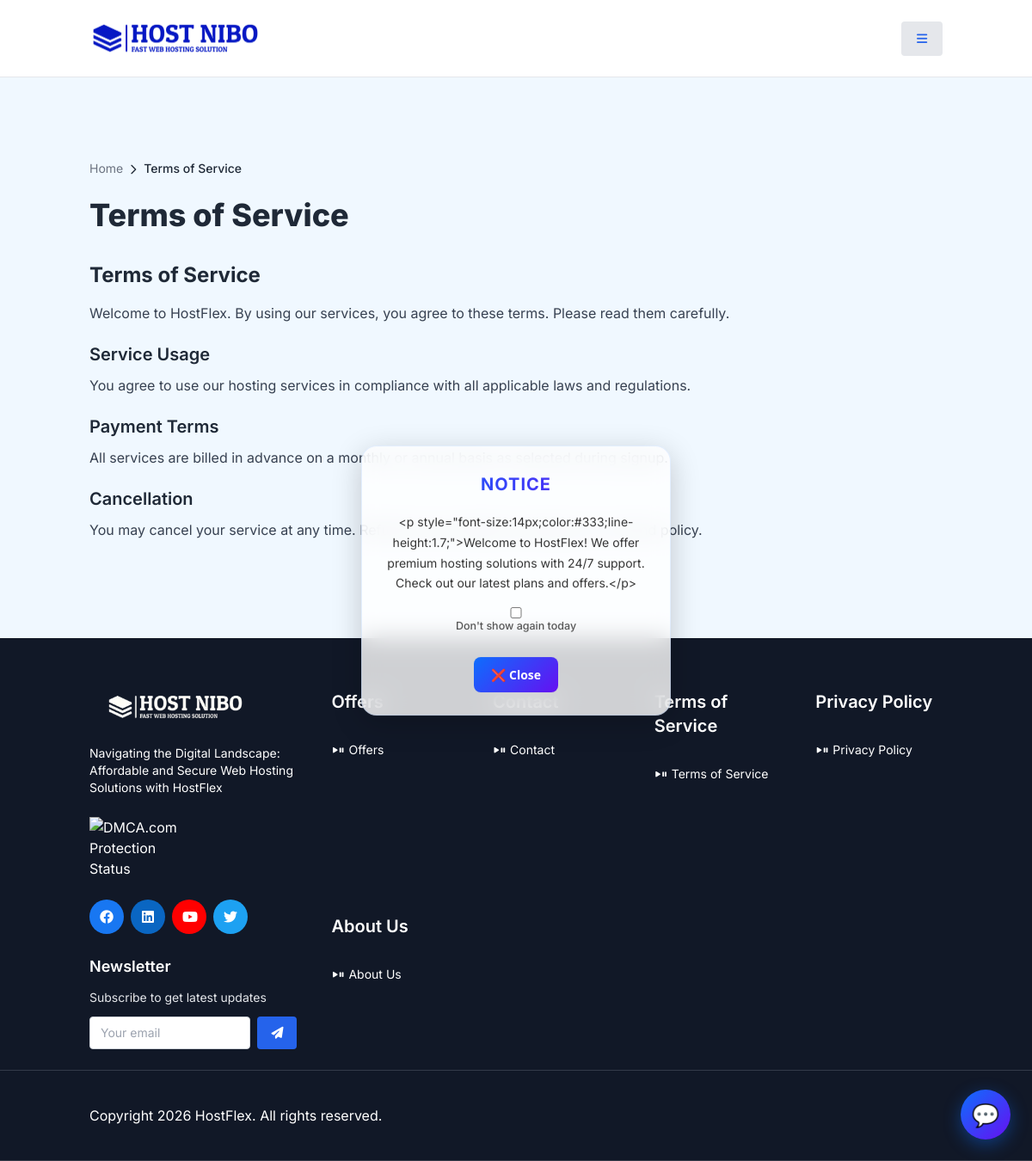
Screenshot of /page.php?slug=terms with the database file from the repository.
### tables this page shows
CREATE TABLE settings (
    id INT AUTO_INCREMENT PRIMARY KEY,
    setting_key VARCHAR(100) NOT NULL UNIQUE,
    setting_value TEXT NOT NULL
);

CREATE TABLE pages (
    id INT AUTO_INCREMENT PRIMARY KEY,
    title VARCHAR(200) NOT NULL,
    meta_title VARCHAR(255) DEFAULT '',
    slug VARCHAR(200) NOT NULL UNIQUE,
    content LONGTEXT,
    meta_description VARCHAR(500),
    meta_keywords VARCHAR(500),
    status BOOLEAN DEFAULT TRUE,
    created_at TIMESTAMP DEFAULT CURRENT_TIMESTAMP
);

CREATE TABLE menu_items (
    id INT AUTO_INCREMENT PRIMARY KEY,
    label VARCHAR(100) NOT NULL,
    url VARCHAR(500) NOT NULL,
    parent_id INT DEFAULT 0,
    location ENUM('header','footer','both') DEFAULT 'header',
    sort_order INT DEFAULT 0,
    status BOOLEAN DEFAULT TRUE,
    created_at TIMESTAMP DEFAULT CURRENT_TIMESTAMP
);

### includes/functions.php (called while the page is built, shortened)
<?php
function getSetting($key) {
    global $conn;
    $key = mysqli_real_escape_string($conn, $key);
    $query = "SELECT setting_value FROM settings WHERE setting_key = '$key'";
    $result = mysqli_query($conn, $query);
    if ($row = mysqli_fetch_assoc($result)) {
        return $row['setting_value'];
    }
    return '';
}
function sanitize($data) {
    global $conn;
    return mysqli_real_escape_string($conn, htmlspecialchars(strip_tags(trim($data))));
}
function getPageBySlug($slug) {
    global $conn;
    $slug = mysqli_real_escape_string($conn, $slug);
    $query = "SELECT * FROM pages WHERE slug = '$slug' AND status = 1 LIMIT 1";
    $result = mysqli_query($conn, $query);
    return mysqli_fetch_assoc($result);
}
function getMenuItems($location = 'header') {
    global $conn;
    $location = mysqli_real_escape_string($conn, $location);
    $query = "SELECT * FROM menu_items WHERE status = 1 AND (location = '$location' OR location = 'both') ORDER BY sort_order ASC";
    $result = mysqli_query($conn, $query);
    $items = [];
    while ($row = mysqli_fetch_assoc($result)) {
        $items[] = $row;
    }
    return $items;
}
function escSetting($key) {
    return htmlspecialchars(getSetting($key), ENT_QUOTES, 'UTF-8');
}
        ?>

### page.php (the view, shortened to what this page needs)
<?php require_once 'config/database.php'; require_once 'includes/functions.php'; checkMaintenance();
$slug = isset($_GET['slug']) ? sanitize($_GET['slug']) : '';
$page = getPageBySlug($slug);
?>
<!DOCTYPE html>
<html lang="en">
<head>
<?php include "cdnjs.php"; ?>
</head>
<body>
<?php include "header.php"; ?>
<?php include "contact-btn.php"; ?>
<section class="section_gap">
<div class="content">
<?php $breadcrumbs = [['label' => $page['title']]]; include __DIR__ . '/breadcrumb.php'; ?>
<div class="mb-8">
<h1 class="text-3xl md:text-4xl font-extrabold text-gray-800"><?php echo htmlspecialchars($page['title']); ?></h1>
</div>
<div class="page-content text-gray-800 leading-relaxed">
<?php echo $page['content']; ?>
</div>
</div>
</section>
<?php include "footer.php"; ?>
</body>
</html>

### contact-btn.php (shortened to what this page needs)
<?php require_once 'config/database.php'; require_once 'includes/functions.php';
$fab_enabled = getSetting('fab_enabled');
$fab_icon = getSetting('fab_icon') ?: '💬';
$popup_enabled = getSetting('popup_notice_enabled');
?>
<?php if ($fab_enabled === '' || $fab_enabled === '1'): ?>
<div class="fab-container">
<div class="fab-options" id="fabOptions">
</div>
<button class="fab-button" id="fabBtn" onclick="toggleFab()" aria-label="Contact options" aria-expanded="false" aria-controls="fabOptions"><?php echo $fab_icon; ?></button>
</div>
<?php endif; ?>
<?php if ($popup_enabled === '' || $popup_enabled === '1'):
    $popup_bg = escSetting('popup_notice_bg_color') ?: 'rgba(255,255,255,0.8)';
    $popup_text_color = escSetting('popup_notice_text_color') ?: '#333';
?>
<div id="popupNotice" style="display:none;position:fixed;top:50%;left:50%;transform:translate(-50%,-50%);background:<?php echo $popup_bg; ?>;backdrop-filter:blur(14px);border-radius:18px;box-shadow:0 8px 35px rgba(0,0,0,0.2);padding:26px 22px;z-index:9999;width:92%;max-width:360px;font-family:'Segoe UI','Helvetica Neue',sans-serif;text-align:center;animation:fadeIn 0.35s ease-in-out;border:1px solid rgba(13,110,253,0.1);">
<h2 style="font-size:20px;margin-bottom:14px;font-weight:700;text-transform:uppercase;background:linear-gradient(90deg,#0d6efd,#6610f2);-webkit-background-clip:text;-webkit-text-fill-color:transparent;letter-spacing:1px;"><?php echo escSetting('popup_notice_title') ?: '📢 Notice'; ?></h2>
<div style="font-size:14px;color:<?php echo $popup_text_color; ?>;line-height:1.7;margin-bottom:12px;"><?php echo nl2br(escSetting('popup_notice_message')); ?></div>
<div style="margin-top:16px;font-size:12.5px;color:#555;"><label style="cursor:pointer;"><input type="checkbox" id="dontShow" style="margin-right:6px;"> <?php echo escSetting('popup_hide_label') ?: "Don't show again today"; ?></label></div>
<button onclick="closePopup()" style="margin-top:18px;background:linear-gradient(135deg,#0d6efd,#6610f2);color:white;border:none;padding:10px 20px;border-radius:8px;cursor:pointer;font-size:14px;font-weight:600;transition:all 0.3s ease;"><?php echo escSetting('popup_close_text') ?: '❌ Close'; ?></button>
</div>
<?php endif; ?>

### footer.php (shortened to what this page needs)
<footer style="background: #111827; color: #ffffff" id="footer" role="contentinfo" class>
<div class="pt-12">
<div class="content grid grid-cols-1 lg:grid-cols-11 lg:gap-10">
<div class="col-span-3 space-y-6 py-3 row-span-2">
<h3><picture><source srcset="images/logo-white.webp" type="image/webp"><img class="max-h-[40px] max-w-[200px] sm:max-w-[400px] rounded" src="<?php echo escSetting('footer_logo') ?: 'images/logo-white.png'; ?>" alt="<?php echo escSetting('site_name'); ?>" width="200" height="50" loading="lazy" style="object-fit:contain"></picture></h3>
<p style="color: #ffffff" class="text-sm max-w-[350px]"><?php echo escSetting('footer_description'); ?></p>
<br>
<a href="//www.dmca.com/Protection/Status.aspx?ID=65bbde93-ced3-47fc-b61c-569d89434dd2" title="DMCA.com Protection Status" class="dmca-badge" aria-label="DMCA Protection Status"><img src="https://images.dmca.com/Badges/dmca_protected_sml_120m.png?ID=65bbde93-ced3-47fc-b61c-569d89434dd2" alt="DMCA.com Protection Status" width="120" height="30" style="aspect-ratio:4/1;width:120px;height:auto"></a>
<div class="flex flex-wrap gap-2">
                <?php
                $social_links = [];
                if (!empty($social_links)):
                    foreach ($social_links as $link):
                        $name = htmlspecialchars($link['name'] ?? '');
                        $icon_class = htmlspecialchars($link['icon'] ?? 'fab fa-globe');
                        $color = htmlspecialchars($link['color'] ?? '#1877f2');
                        $url = htmlspecialchars($link['url'] ?? '#');
                ?>
                <a class="circle-btn w-10 h-10 text-white" style="background:<?php echo $color; ?>" href="<?php echo $url; ?>" title="<?php echo $name; ?>" aria-label="Follow us on <?php echo $name; ?>"><i class="<?php echo $icon_class; ?>" aria-hidden="true"></i></a>
                <?php
                    endforeach;
                else:
                    $fb = getSetting('facebook_url'); if ($fb): ?><a class="circle-btn w-10 h-10 bg-[#1877f2] text-white" href="<?php echo htmlspecialchars($fb); ?>" aria-label="Follow us on Facebook"><i class="fab fa-facebook" aria-hidden="true"></i></a><?php endif; ?>
                    <?php $li = getSetting('linkedin_url'); if ($li): ?><a class="circle-btn w-10 h-10 bg-[#0a66c2] text-white" href="<?php echo htmlspecialchars($li); ?>" aria-label="Follow us on LinkedIn"><i class="fab fa-linkedin" aria-hidden="true"></i></a><?php endif; ?>
                    <?php $yt = getSetting('youtube_url'); if ($yt): ?><a class="circle-btn w-10 h-10 bg-[#ff0000] text-white" href="<?php echo htmlspecialchars($yt); ?>" aria-label="Subscribe on YouTube"><i class="fab fa-youtube" aria-hidden="true"></i></a><?php endif; ?>
                    <?php $tw = getSetting('twitter_url'); if ($tw): ?><a class="circle-btn w-10 h-10 bg-[#1da1f2] text-white" href="<?php echo htmlspecialchars($tw); ?>" aria-label="Follow us on Twitter"><i class="fab fa-twitter" aria-hidden="true"></i></a><?php endif; ?>
                <?php endif; ?>
</div>
<div class="mt-6">
    <h3 class="text-lg font-semibold mb-3">Newsletter</h3>
    <p class="text-sm text-gray-200 mb-3">Subscribe to get latest updates</p>
    <form id="newsletterForm" toolname="newsletter_subscribe" tooldescription="Subscribes the user to the HostNibo newsletter for latest updates and promotions" class="flex flex-col gap-2" onsubmit="return subscribeNewsletter(event)" aria-label="Newsletter subscription">
        <div class="flex gap-2">
            <input type="email" id="newsletterEmail" placeholder="Your email" required toolparamdescription="The email address to subscribe to the newsletter" aria-label="Email address for newsletter" class="flex-1 px-3 py-2 rounded text-sm text-gray-900">
            <button type="submit" class="bg-blue-600 text-white px-4 py-2 rounded text-sm hover:bg-blue-700 whitespace-nowrap" aria-label="Subscribe to newsletter"><i class="fa fa-paper-plane" aria-hidden="true"></i></button>
        </div>
    </form>
</div>
</div>
<?php
$footer_items = getMenuItems('footer');
$footer_parents = array_filter($footer_items, function($item) { return $item['parent_id'] == 0; });
usort($footer_parents, function($a, $b) { return $a['sort_order'] - $b['sort_order']; });
foreach ($footer_parents as $parent):
    $children = array_filter($footer_items, function($item) use ($parent) { return $item['parent_id'] == $parent['id']; });
    usort($children, function($a, $b) { return $a['sort_order'] - $b['sort_order']; });
    $has_children = !empty($children);
?>
<div class="col-span-2 space-y-6 py-3" role="navigation" aria-label="Footer navigation - <?php echo htmlspecialchars($parent['label']); ?>">
<div>
<h3 class="mb-8"><?php echo htmlspecialchars($parent['label']); ?></h3>
<div class="space-y-3">
<?php if ($has_children): foreach ($children as $child): ?>
<a style="color: #ffffff" class="flex items-center gap-1 text-sm group" href="<?php echo htmlspecialchars($child['url']); ?>"><span class="circle-btn bg-opacity-25 w-4 h-4 text-xs text-white"><i class="fa fa-play fa-2xs group-hover:hidden" aria-hidden="true"></i><i class="fa fa-pause fa-2xs hidden group-hover:block" aria-hidden="true"></i></span><span><?php echo htmlspecialchars($child['label']); ?></span></a>
<?php endforeach; else: ?>
<a style="color: #ffffff" class="flex items-center gap-1 text-sm group" href="<?php echo htmlspecialchars($parent['url']); ?>"><span class="circle-btn bg-opacity-25 w-4 h-4 text-xs text-white"></span><span><?php echo htmlspecialchars($parent['label']); ?></span></a>
<?php endif; ?>
</div>
</div>
</div>
<?php endforeach; ?>
</div>
<div class="border-t border-b border-gray-400 border-opacity-25">
<div class="content py-4 flex justify-between flex-col items-center lg:flex-row gap-4">
<p style="color: #ffffff" class="text-center py-6"><?php echo escSetting('footer_copyright'); ?></p>
</div>
</div>
</div>
</footer>

### styles/custom.css (style rules this page uses)
* { font-family:inter,sans-serif }
* { margin:0;padding:0 }
body { font-family:montserrat,sans-serif }
:root { --mon: "Montserrat", sans-serif;--blue: #8a6bff;--darkblue: #0a0a36 }
body { background:#f0f8ff }

### cdnjs.php (style rules this page uses)
*,::before,::after { box-sizing:border-box }
body { margin:0;font-family:Inter,sans-serif;line-height:1.5;-webkit-text-size-adjust:100% }
img { max-width:100%;height:auto }
a { color:inherit;text-decoration:inherit }
h1,h2,h3,h4,h5,h6,p,figure,pre,blockquote,dl,dd,hr,fieldset,legend,ol,ul,menu { margin:0 }
button,input,optgroup,select,textarea { font-family:inherit;font-size:100%;font-weight:inherit;line-height:inherit;color:inherit;margin:0;padding:0 }
button { cursor:pointer }
picture { display:block }
i[class*="fa-"] { display:inline-block;width:1em;text-align:center }
section { contain:layout style }
.content { width:100%;margin-left:auto;margin-right:auto;padding-left:1rem;padding-right:1rem }
.flex { display:flex }
.items-center { align-items:center }
.justify-between { justify-content:space-between }
.border-b { border-bottom:1px solid #e5e7eb }
.flex-col { flex-direction:column }
.gap-4 { gap:1rem }
.gap-2 { gap:.5rem }
.gap-1 { gap:.25rem }
.text-sm { font-size:.875rem }
.text-xs { font-size:.75rem;line-height:1rem }
.font-extrabold { font-weight:800 }
.whitespace-nowrap { white-space:nowrap }
.grid { display:grid }
.grid-cols-1 { grid-template-columns:repeat(1,minmax(0,1fr)) }
.py-3 { padding-top:.75rem;padding-bottom:.75rem }
.py-2 { padding-top:.5rem;padding-bottom:.5rem }
.px-4 { padding-left:1rem;padding-right:1rem }
input { display:block;width:100%;padding:.5rem .75rem;border:1px solid #d1d5db;border-radius:.5rem;font-size:.875rem }
@media (min-width:640px) { .content { max-width:640px } }
@media (min-width:768px) { .content { max-width:768px } }
@media (min-width:1024px) { .content { max-width:1024px } }

### contact-btn.php (style rules this page uses)
.fab-container { position: fixed; bottom: 25px; right: 25px; z-index: 9999; display: flex; flex-direction: column; align-items: flex-end; }
.fab-button { width: 58px; height: 58px; border-radius: 50%; background: linear-gradient(135deg, #0d6efd, #6610f2); box-shadow: 0 6px 20px rgba(13,110,253,0.4); display: flex; justify-content: center; align-items: center; color: white; font-size: 26px; cursor: pointer; transition: all 0.3s cubic-bezier(0.34, 1.56, 0.64, 1); border: none; outline: none; position: relative; overflow: hidden; z-index: 2; }
.fab-options { display: flex; flex-direction: column; align-items: flex-end; gap: 12px; margin-bottom: 14px; }

### page.php (style rules this page uses)
.page-content h2 { font-size: 1.5rem; font-weight: 700; margin-top: 1.5rem; margin-bottom: 0.75rem; }
.page-content h3 { font-size: 1.25rem; font-weight: 600; margin-top: 1.25rem; margin-bottom: 0.5rem; }
.page-content p { margin-bottom: 1rem; line-height: 1.75; color: #374151; }

### rows the page displays
settings: setting_value "💬"
settings: setting_value "NOTICE"
settings: setting_value "<p style=\"font-size:14px;color:#333;line-height:1.7;\">Welcome to HostFlex! We offer premium hosting solutions with 24/7 support. Check out our latest plans and offers.</p>"
pages: title "Terms of Service", content "Terms of Service Welcome to HostFlex. By using our services, you agree to these terms. Please read them carefully. Service Usage You agree to use our hosting services in compliance with all applicable laws and regulations. Payment Terms All services are billed in advance on a monthly or annual basis as selected during signup. Cancellation You may cancel your service at any time. Refunds are provided according to our refund policy."
settings: setting_value "Navigating the Digital Landscape: Affordable and Secure Web Hosting Solutions with HostFlex"
menu_items: label "Offers"
menu_items: label "Contact"
menu_items: label "Terms of Service"
menu_items: label "Privacy Policy"
menu_items: label "About Us"
settings: setting_value "Copyright 2026 HostFlex. All rights reserved."

### other values shown
escSetting('popup_hide_label') ?: "Don't show again today" "Don't show again today"
escSetting('popup_close_text') ?: '❌ Close' "❌ Close"
$site_name "Home"
$crumb['label'] "Terms of Service"
